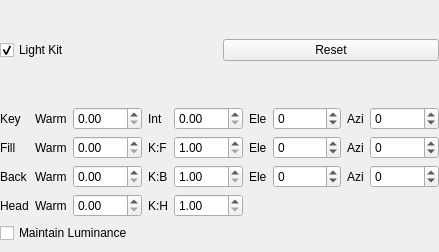
<?xml version="1.0" encoding="UTF-8"?>
<ui version="4.0">
 <class>LightsEditor</class>
 <widget class="QWidget" name="LightsEditor">
  <property name="geometry">
   <rect>
    <x>0</x>
    <y>0</y>
    <width>439</width>
    <height>252</height>
   </rect>
  </property>
  <property name="sizePolicy">
   <sizepolicy hsizetype="Preferred" vsizetype="Minimum">
    <horstretch>0</horstretch>
    <verstretch>0</verstretch>
   </sizepolicy>
  </property>
  <property name="windowTitle">
   <string>Lights Editor</string>
  </property>
  <layout class="QVBoxLayout" name="verticalLayout">
   <property name="leftMargin">
    <number>0</number>
   </property>
   <property name="topMargin">
    <number>0</number>
   </property>
   <property name="rightMargin">
    <number>0</number>
   </property>
   <property name="bottomMargin">
    <number>9</number>
   </property>
   <item>
    <widget class="QWidget" name="LightKitControls" native="true">
     <property name="minimumSize">
      <size>
       <width>0</width>
       <height>0</height>
      </size>
     </property>
     <layout class="QHBoxLayout" name="anotherHBoxLayout">
      <property name="leftMargin">
       <number>0</number>
      </property>
      <property name="topMargin">
       <number>0</number>
      </property>
      <property name="rightMargin">
       <number>0</number>
      </property>
      <property name="bottomMargin">
       <number>0</number>
      </property>
      <item>
       <widget class="QCheckBox" name="LightKit">
        <property name="toolTip">
         <string>A simple lighting kit</string>
        </property>
        <property name="whatsThis">
         <string>Turn on or off all the lights in the lighting kit.</string>
        </property>
        <property name="text">
         <string>Light Kit</string>
        </property>
        <property name="checked">
         <bool>true</bool>
        </property>
       </widget>
      </item>
      <item>
       <widget class="QPushButton" name="Reset">
        <property name="toolTip">
         <string>Reset lights to their default values</string>
        </property>
        <property name="text">
         <string>Reset</string>
        </property>
       </widget>
      </item>
     </layout>
    </widget>
   </item>
   <item>
    <widget class="QWidget" name="lightKitParams" native="true">
     <layout class="QGridLayout" name="gridLayout">
      <property name="leftMargin">
       <number>0</number>
      </property>
      <property name="topMargin">
       <number>0</number>
      </property>
      <property name="rightMargin">
       <number>0</number>
      </property>
      <property name="bottomMargin">
       <number>0</number>
      </property>
      <item row="3" column="0">
       <widget class="QLabel" name="backLabel">
        <property name="toolTip">
         <string>Back Light Parameters</string>
        </property>
        <property name="whatsThis">
         <string>The two back lights, one on the left of the object as seen from the observer and one on the right, fill on the high-contrast areas behind the object. </string>
        </property>
        <property name="text">
         <string>Back</string>
        </property>
       </widget>
      </item>
      <item row="4" column="4">
       <widget class="QDoubleSpinBox" name="HeadLightK_H_Ratio">
        <property name="sizePolicy">
         <sizepolicy hsizetype="Minimum" vsizetype="Fixed">
          <horstretch>1</horstretch>
          <verstretch>0</verstretch>
         </sizepolicy>
        </property>
        <property name="toolTip">
         <string>Key-to-Head Ratio</string>
        </property>
        <property name="whatsThis">
         <string>Set the Key-to-Head ratio. Similar to the Key-to-Fill ratio, this ratio controls how bright the headlight light is compared to the key light: larger values correspond to a dimmer headlight light. The headlight is special kind of fill light, lighting only the parts of the object that the camera can see. As such, a headlight tends to reduce the contrast of a scene. It can be used to fill in &quot;shadows&quot; of the object missed by the key and fill lights. The headlight should always be significantly dimmer than the key light: ratios of 2 to 15 are typical.</string>
        </property>
        <property name="minimum">
         <double>1.000000000000000</double>
        </property>
        <property name="singleStep">
         <double>0.500000000000000</double>
        </property>
       </widget>
      </item>
      <item row="2" column="1">
       <widget class="QLabel" name="fillWarmthLabel">
        <property name="toolTip">
         <string>Fill Light Warmth</string>
        </property>
        <property name="whatsThis">
         <string>The &quot;Warmth&quot; of the Fill Light. Warmth is a parameter that varies from 0 to 1, where 0 is &quot;cold&quot; (looks icy or lit by a very blue sky), 1 is &quot;warm&quot; (the red of a very red sunset, or the embers of a campfire), and 0.5 is a neutral white. The warmth scale is non-linear. Warmth values close to 0.5 are subtly &quot;warmer&quot; or &quot;cooler,&quot; much like a warmer tungsten incandescent bulb, a cooler halogen, or daylight (cooler still). Moving further away from 0.5, colors become more quickly varying towards blues and reds. With regards to aesthetics, extremes of warmth should be used sparingly. </string>
        </property>
        <property name="text">
         <string>Warm</string>
        </property>
       </widget>
      </item>
      <item row="2" column="7">
       <widget class="QLabel" name="fillAzimuthLabel">
        <property name="toolTip">
         <string>Fill Light Azimuth</string>
        </property>
        <property name="whatsThis">
         <string>The Fill Light Azimuth. For simplicity, the position of lights in the LightKit can only be specified using angles: the elevation (latitude) and azimuth (longitude) of each light with respect to the camera, expressed in degrees. (Lights always shine on the camera's lookat point.) For example, a light at (elevation=0, azimuth=0) is located at the camera (a headlight). A light at (elevation=90, azimuth=0) is above the lookat point, shining down. Negative azimuth values move the lights clockwise as seen above, positive values counter-clockwise. So, a light at (elevation=45, azimuth=-20) is above and in front of the object and shining slightly from the left side.</string>
        </property>
        <property name="text">
         <string>Azi</string>
        </property>
       </widget>
      </item>
      <item row="1" column="7">
       <widget class="QLabel" name="keyAzimuthLabel">
        <property name="toolTip">
         <string>Key Light Azimuth</string>
        </property>
        <property name="whatsThis">
         <string>The Key Light Azimuth. For simplicity, the position of lights in the LightKit can only be specified using angles: the elevation (latitude) and azimuth (longitude) of each light with respect to the camera, expressed in degrees. (Lights always shine on the camera's lookat point.) For example, a light at (elevation=0, azimuth=0) is located at the camera (a headlight). A light at (elevation=90, azimuth=0) is above the lookat point, shining down. Negative azimuth values move the lights clockwise as seen above, positive values counter-clockwise. So, a light at (elevation=45, azimuth=-20) is above and in front of the object and shining slightly from the left side.</string>
        </property>
        <property name="text">
         <string>Azi</string>
        </property>
       </widget>
      </item>
      <item row="3" column="6">
       <widget class="QDoubleSpinBox" name="BackLightElevation">
        <property name="sizePolicy">
         <sizepolicy hsizetype="Minimum" vsizetype="Fixed">
          <horstretch>1</horstretch>
          <verstretch>0</verstretch>
         </sizepolicy>
        </property>
        <property name="toolTip">
         <string>Back Light Elevation</string>
        </property>
        <property name="whatsThis">
         <string>The Back Light Elevation. For simplicity, the position of lights in the LightKit can only be specified using angles: the elevation (latitude) and azimuth (longitude) of each light with respect to the camera, expressed in degrees. (Lights always shine on the camera's lookat point.) For example, a light at (elevation=0, azimuth=0) is located at the camera (a headlight). A light at (elevation=90, azimuth=0) is above the lookat point, shining down. Negative azimuth values move the lights clockwise as seen above, positive values counter-clockwise. So, a light at (elevation=45, azimuth=-20) is above and in front of the object and shining slightly from the left side.</string>
        </property>
        <property name="decimals">
         <number>0</number>
        </property>
        <property name="minimum">
         <double>-90.000000000000000</double>
        </property>
        <property name="maximum">
         <double>90.000000000000000</double>
        </property>
        <property name="singleStep">
         <double>10.000000000000000</double>
        </property>
       </widget>
      </item>
      <item row="1" column="4">
       <widget class="QDoubleSpinBox" name="KeyLightIntensity">
        <property name="sizePolicy">
         <sizepolicy hsizetype="Minimum" vsizetype="Fixed">
          <horstretch>1</horstretch>
          <verstretch>0</verstretch>
         </sizepolicy>
        </property>
        <property name="toolTip">
         <string>Key Light Intensity</string>
        </property>
        <property name="whatsThis">
         <string>The Intensity of the Key Light.  0 = off and 1 = full intensity.</string>
        </property>
        <property name="maximum">
         <double>1.000000000000000</double>
        </property>
        <property name="singleStep">
         <double>0.100000000000000</double>
        </property>
       </widget>
      </item>
      <item row="3" column="4">
       <widget class="QDoubleSpinBox" name="BackLightK_B_Ratio">
        <property name="sizePolicy">
         <sizepolicy hsizetype="Minimum" vsizetype="Fixed">
          <horstretch>1</horstretch>
          <verstretch>0</verstretch>
         </sizepolicy>
        </property>
        <property name="toolTip">
         <string>Key-to-Back Ratio</string>
        </property>
        <property name="whatsThis">
         <string>Set the Key-to-Back Ratio. This ratio controls how bright the back lights are compared to the key light: larger values correspond to dimmer back lights. The back lights fill in the remaining high-contrast regions behind the object. Values between 2 and 10 are good.</string>
        </property>
        <property name="minimum">
         <double>1.000000000000000</double>
        </property>
        <property name="singleStep">
         <double>0.500000000000000</double>
        </property>
       </widget>
      </item>
      <item row="4" column="1">
       <widget class="QLabel" name="headWarmthLabel">
        <property name="toolTip">
         <string>Headlight Warmth</string>
        </property>
        <property name="whatsThis">
         <string>The &quot;Warmth&quot; of the Headlight. Warmth is a parameter that varies from 0 to 1, where 0 is &quot;cold&quot; (looks icy or lit by a very blue sky), 1 is &quot;warm&quot; (the red of a very red sunset, or the embers of a campfire), and 0.5 is a neutral white. The warmth scale is non-linear. Warmth values close to 0.5 are subtly &quot;warmer&quot; or &quot;cooler,&quot; much like a warmer tungsten incandescent bulb, a cooler halogen, or daylight (cooler still). Moving further away from 0.5, colors become more quickly varying towards blues and reds. With regards to aesthetics, extremes of warmth should be used sparingly. </string>
        </property>
        <property name="text">
         <string>Warm</string>
        </property>
       </widget>
      </item>
      <item row="1" column="2">
       <widget class="QDoubleSpinBox" name="KeyLightWarmth">
        <property name="sizePolicy">
         <sizepolicy hsizetype="Minimum" vsizetype="Fixed">
          <horstretch>1</horstretch>
          <verstretch>0</verstretch>
         </sizepolicy>
        </property>
        <property name="toolTip">
         <string>Key Light Warmth</string>
        </property>
        <property name="whatsThis">
         <string>The &quot;Warmth&quot; of the Key Light. Warmth is a parameter that varies from 0 to 1, where 0 is &quot;cold&quot; (looks icy or lit by a very blue sky), 1 is &quot;warm&quot; (the red of a very red sunset, or the embers of a campfire), and 0.5 is a neutral white. The warmth scale is non-linear. Warmth values close to 0.5 are subtly &quot;warmer&quot; or &quot;cooler,&quot; much like a warmer tungsten incandescent bulb, a cooler halogen, or daylight (cooler still). Moving further away from 0.5, colors become more quickly varying towards blues and reds. With regards to aesthetics, extremes of warmth should be used sparingly. </string>
        </property>
        <property name="buttonSymbols">
         <enum>QAbstractSpinBox::UpDownArrows</enum>
        </property>
        <property name="maximum">
         <double>1.000000000000000</double>
        </property>
        <property name="singleStep">
         <double>0.100000000000000</double>
        </property>
       </widget>
      </item>
      <item row="2" column="0">
       <widget class="QLabel" name="fillLabel">
        <property name="toolTip">
         <string>Fill Light Parameters</string>
        </property>
        <property name="whatsThis">
         <string>The fill light is usually positioned across from or opposite from the key light (though still on the same side of the object as the camera) in order to simulate diffuse reflections from other objects in the scene.</string>
        </property>
        <property name="text">
         <string>Fill</string>
        </property>
       </widget>
      </item>
      <item row="2" column="8">
       <widget class="QDoubleSpinBox" name="FillLightAzimuth">
        <property name="sizePolicy">
         <sizepolicy hsizetype="Minimum" vsizetype="Fixed">
          <horstretch>1</horstretch>
          <verstretch>0</verstretch>
         </sizepolicy>
        </property>
        <property name="toolTip">
         <string>Fill Light Azimuth</string>
        </property>
        <property name="whatsThis">
         <string>The Fill Light Azimuth. For simplicity, the position of lights in the LightKit can only be specified using angles: the elevation (latitude) and azimuth (longitude) of each light with respect to the camera, expressed in degrees. (Lights always shine on the camera's lookat point.) For example, a light at (elevation=0, azimuth=0) is located at the camera (a headlight). A light at (elevation=90, azimuth=0) is above the lookat point, shining down. Negative azimuth values move the lights clockwise as seen above, positive values counter-clockwise. So, a light at (elevation=45, azimuth=-20) is above and in front of the object and shining slightly from the left side.</string>
        </property>
        <property name="decimals">
         <number>0</number>
        </property>
        <property name="minimum">
         <double>-180.000000000000000</double>
        </property>
        <property name="maximum">
         <double>180.000000000000000</double>
        </property>
        <property name="singleStep">
         <double>10.000000000000000</double>
        </property>
       </widget>
      </item>
      <item row="2" column="6">
       <widget class="QDoubleSpinBox" name="FillLightElevation">
        <property name="sizePolicy">
         <sizepolicy hsizetype="Minimum" vsizetype="Fixed">
          <horstretch>1</horstretch>
          <verstretch>0</verstretch>
         </sizepolicy>
        </property>
        <property name="toolTip">
         <string>Fill Light Elevation</string>
        </property>
        <property name="whatsThis">
         <string>The Fill Light Elevation. For simplicity, the position of lights in the LightKit can only be specified using angles: the elevation (latitude) and azimuth (longitude) of each light with respect to the camera, expressed in degrees. (Lights always shine on the camera's lookat point.) For example, a light at (elevation=0, azimuth=0) is located at the camera (a headlight). A light at (elevation=90, azimuth=0) is above the lookat point, shining down. Negative azimuth values move the lights clockwise as seen above, positive values counter-clockwise. So, a light at (elevation=45, azimuth=-20) is above and in front of the object and shining slightly from the left side.</string>
        </property>
        <property name="decimals">
         <number>0</number>
        </property>
        <property name="minimum">
         <double>-90.000000000000000</double>
        </property>
        <property name="maximum">
         <double>90.000000000000000</double>
        </property>
        <property name="singleStep">
         <double>10.000000000000000</double>
        </property>
       </widget>
      </item>
      <item row="1" column="6">
       <widget class="QDoubleSpinBox" name="KeyLightElevation">
        <property name="sizePolicy">
         <sizepolicy hsizetype="Minimum" vsizetype="Fixed">
          <horstretch>1</horstretch>
          <verstretch>0</verstretch>
         </sizepolicy>
        </property>
        <property name="toolTip">
         <string>Key Light Elevation</string>
        </property>
        <property name="whatsThis">
         <string>The Key Light Elevation. For simplicity, the position of lights in the LightKit can only be specified using angles: the elevation (latitude) and azimuth (longitude) of each light with respect to the camera, expressed in degrees. (Lights always shine on the camera's lookat point.) For example, a light at (elevation=0, azimuth=0) is located at the camera (a headlight). A light at (elevation=90, azimuth=0) is above the lookat point, shining down. Negative azimuth values move the lights clockwise as seen above, positive values counter-clockwise. So, a light at (elevation=45, azimuth=-20) is above and in front of the object and shining slightly from the left side.</string>
        </property>
        <property name="decimals">
         <number>0</number>
        </property>
        <property name="minimum">
         <double>-90.000000000000000</double>
        </property>
        <property name="maximum">
         <double>90.000000000000000</double>
        </property>
        <property name="singleStep">
         <double>10.000000000000000</double>
        </property>
       </widget>
      </item>
      <item row="1" column="0">
       <widget class="QLabel" name="keyLabel">
        <property name="toolTip">
         <string>Key Light Parameters</string>
        </property>
        <property name="whatsThis">
         <string>The Key Light is the main light.  It is usually positioned so that it appears like an overhead light (like the sun or a ceiling light).  It is generally positioned to shine down from about a 45 degree angle vertically and at least a little offset side to side.  The key light is usually at least about twice as bright as the total of all other lights in the scene to provide good modeling of object features.</string>
        </property>
        <property name="text">
         <string>Key</string>
        </property>
       </widget>
      </item>
      <item row="1" column="8">
       <widget class="QDoubleSpinBox" name="KeyLightAzimuth">
        <property name="sizePolicy">
         <sizepolicy hsizetype="Minimum" vsizetype="Fixed">
          <horstretch>1</horstretch>
          <verstretch>0</verstretch>
         </sizepolicy>
        </property>
        <property name="toolTip">
         <string>Key Light Azimuth</string>
        </property>
        <property name="whatsThis">
         <string>The Key Light Azimuth. For simplicity, the position of lights in the LightKit can only be specified using angles: the elevation (latitude) and azimuth (longitude) of each light with respect to the camera, expressed in degrees. (Lights always shine on the camera's lookat point.) For example, a light at (elevation=0, azimuth=0) is located at the camera (a headlight). A light at (elevation=90, azimuth=0) is above the lookat point, shining down. Negative azimuth values move the lights clockwise as seen above, positive values counter-clockwise. So, a light at (elevation=45, azimuth=-20) is above and in front of the object and shining slightly from the left side.</string>
        </property>
        <property name="decimals">
         <number>0</number>
        </property>
        <property name="minimum">
         <double>-180.000000000000000</double>
        </property>
        <property name="maximum">
         <double>180.000000000000000</double>
        </property>
        <property name="singleStep">
         <double>10.000000000000000</double>
        </property>
       </widget>
      </item>
      <item row="4" column="3">
       <widget class="QLabel" name="headRatioLabel">
        <property name="toolTip">
         <string>Key-to-Head Ratio</string>
        </property>
        <property name="whatsThis">
         <string>Set the Key-to-Head ratio. Similar to the Key-to-Fill ratio, this ratio controls how bright the headlight light is compared to the key light: larger values correspond to a dimmer headlight light. The headlight is special kind of fill light, lighting only the parts of the object that the camera can see. As such, a headlight tends to reduce the contrast of a scene. It can be used to fill in &quot;shadows&quot; of the object missed by the key and fill lights. The headlight should always be significantly dimmer than the key light: ratios of 2 to 15 are typical.</string>
        </property>
        <property name="text">
         <string>K:H</string>
        </property>
       </widget>
      </item>
      <item row="4" column="2">
       <widget class="QDoubleSpinBox" name="HeadLightWarmth">
        <property name="sizePolicy">
         <sizepolicy hsizetype="Minimum" vsizetype="Fixed">
          <horstretch>1</horstretch>
          <verstretch>0</verstretch>
         </sizepolicy>
        </property>
        <property name="toolTip">
         <string>Headlight Warmth</string>
        </property>
        <property name="whatsThis">
         <string>The &quot;Warmth&quot; of the Headlight. Warmth is a parameter that varies from 0 to 1, where 0 is &quot;cold&quot; (looks icy or lit by a very blue sky), 1 is &quot;warm&quot; (the red of a very red sunset, or the embers of a campfire), and 0.5 is a neutral white. The warmth scale is non-linear. Warmth values close to 0.5 are subtly &quot;warmer&quot; or &quot;cooler,&quot; much like a warmer tungsten incandescent bulb, a cooler halogen, or daylight (cooler still). Moving further away from 0.5, colors become more quickly varying towards blues and reds. With regards to aesthetics, extremes of warmth should be used sparingly. </string>
        </property>
        <property name="maximum">
         <double>1.000000000000000</double>
        </property>
        <property name="singleStep">
         <double>0.100000000000000</double>
        </property>
       </widget>
      </item>
      <item row="2" column="5">
       <widget class="QLabel" name="fillElevationLabel">
        <property name="toolTip">
         <string>Fill Light Elevation</string>
        </property>
        <property name="whatsThis">
         <string>The Fill Light Elevation. For simplicity, the position of lights in the LightKit can only be specified using angles: the elevation (latitude) and azimuth (longitude) of each light with respect to the camera, expressed in degrees. (Lights always shine on the camera's lookat point.) For example, a light at (elevation=0, azimuth=0) is located at the camera (a headlight). A light at (elevation=90, azimuth=0) is above the lookat point, shining down. Negative azimuth values move the lights clockwise as seen above, positive values counter-clockwise. So, a light at (elevation=45, azimuth=-20) is above and in front of the object and shining slightly from the left side.</string>
        </property>
        <property name="text">
         <string>Ele</string>
        </property>
       </widget>
      </item>
      <item row="2" column="3">
       <widget class="QLabel" name="fillRatioLabel">
        <property name="toolTip">
         <string>Key-to-Fill Ratio</string>
        </property>
        <property name="whatsThis">
         <string>Set the Key-to-Fill Ratio. This ratio controls how bright the fill light is compared to the key light: larger values correspond to a dimmer fill light. The purpose of the fill light is to light parts of the object not lit by the key light, while still maintaining contrast. This type of lighting may correspond to indirect illumination from the key light, bounced off a wall, floor, or other object. The fill light should never be brighter than the key light: a good range for the key-to-fill ratio is between 2 and 10.</string>
        </property>
        <property name="text">
         <string>K:F</string>
        </property>
       </widget>
      </item>
      <item row="1" column="3">
       <widget class="QLabel" name="keyIntensityLabel">
        <property name="toolTip">
         <string>Key Light Intensity</string>
        </property>
        <property name="whatsThis">
         <string>The Intensity of the Key Light.  0 = off and 1 = full intensity.</string>
        </property>
        <property name="text">
         <string>Int</string>
        </property>
       </widget>
      </item>
      <item row="4" column="0">
       <widget class="QLabel" name="headLabel">
        <property name="toolTip">
         <string>Headlight Parameters</string>
        </property>
        <property name="whatsThis">
         <string>The headlight, always located at the position of the camera, reduces the contrast between areas lit by the key and fill light. </string>
        </property>
        <property name="text">
         <string>Head</string>
        </property>
       </widget>
      </item>
      <item row="2" column="2">
       <widget class="QDoubleSpinBox" name="FillLightWarmth">
        <property name="sizePolicy">
         <sizepolicy hsizetype="Minimum" vsizetype="Fixed">
          <horstretch>1</horstretch>
          <verstretch>0</verstretch>
         </sizepolicy>
        </property>
        <property name="toolTip">
         <string>Fill Light Warmth</string>
        </property>
        <property name="whatsThis">
         <string>The &quot;Warmth&quot; of the Fill Light. Warmth is a parameter that varies from 0 to 1, where 0 is &quot;cold&quot; (looks icy or lit by a very blue sky), 1 is &quot;warm&quot; (the red of a very red sunset, or the embers of a campfire), and 0.5 is a neutral white. The warmth scale is non-linear. Warmth values close to 0.5 are subtly &quot;warmer&quot; or &quot;cooler,&quot; much like a warmer tungsten incandescent bulb, a cooler halogen, or daylight (cooler still). Moving further away from 0.5, colors become more quickly varying towards blues and reds. With regards to aesthetics, extremes of warmth should be used sparingly. </string>
        </property>
        <property name="maximum">
         <double>1.000000000000000</double>
        </property>
        <property name="singleStep">
         <double>0.100000000000000</double>
        </property>
       </widget>
      </item>
      <item row="3" column="8">
       <widget class="QDoubleSpinBox" name="BackLightAzimuth">
        <property name="sizePolicy">
         <sizepolicy hsizetype="Minimum" vsizetype="Fixed">
          <horstretch>1</horstretch>
          <verstretch>0</verstretch>
         </sizepolicy>
        </property>
        <property name="toolTip">
         <string>Back Light Azimuth</string>
        </property>
        <property name="whatsThis">
         <string>The Back Light Azimuth. For simplicity, the position of lights in the LightKit can only be specified using angles: the elevation (latitude) and azimuth (longitude) of each light with respect to the camera, expressed in degrees. (Lights always shine on the camera's lookat point.) For example, a light at (elevation=0, azimuth=0) is located at the camera (a headlight). A light at (elevation=90, azimuth=0) is above the lookat point, shining down. Negative azimuth values move the lights clockwise as seen above, positive values counter-clockwise. So, a light at (elevation=45, azimuth=-20) is above and in front of the object and shining slightly from the left side.</string>
        </property>
        <property name="decimals">
         <number>0</number>
        </property>
        <property name="minimum">
         <double>-180.000000000000000</double>
        </property>
        <property name="maximum">
         <double>180.000000000000000</double>
        </property>
        <property name="singleStep">
         <double>10.000000000000000</double>
        </property>
       </widget>
      </item>
      <item row="3" column="5">
       <widget class="QLabel" name="backElevationLabel">
        <property name="toolTip">
         <string>Back Light Elevation</string>
        </property>
        <property name="whatsThis">
         <string>The Back Light Elevation. For simplicity, the position of lights in the LightKit can only be specified using angles: the elevation (latitude) and azimuth (longitude) of each light with respect to the camera, expressed in degrees. (Lights always shine on the camera's lookat point.) For example, a light at (elevation=0, azimuth=0) is located at the camera (a headlight). A light at (elevation=90, azimuth=0) is above the lookat point, shining down. Negative azimuth values move the lights clockwise as seen above, positive values counter-clockwise. So, a light at (elevation=45, azimuth=-20) is above and in front of the object and shining slightly from the left side.</string>
        </property>
        <property name="text">
         <string>Ele</string>
        </property>
       </widget>
      </item>
      <item row="3" column="3">
       <widget class="QLabel" name="backRatioLabel">
        <property name="toolTip">
         <string>Key-to-Back Ratio</string>
        </property>
        <property name="whatsThis">
         <string>Set the Key-to-Back Ratio. This ratio controls how bright the back lights are compared to the key light: larger values correspond to dimmer back lights. The back lights fill in the remaining high-contrast regions behind the object. Values between 2 and 10 are good.</string>
        </property>
        <property name="text">
         <string>K:B</string>
        </property>
       </widget>
      </item>
      <item row="1" column="5">
       <widget class="QLabel" name="keyElevationLabel">
        <property name="toolTip">
         <string>Key Light Elevation</string>
        </property>
        <property name="whatsThis">
         <string>The Key Light Elevation. For simplicity, the position of lights in the LightKit can only be specified using angles: the elevation (latitude) and azimuth (longitude) of each light with respect to the camera, expressed in degrees. (Lights always shine on the camera's lookat point.) For example, a light at (elevation=0, azimuth=0) is located at the camera (a headlight). A light at (elevation=90, azimuth=0) is above the lookat point, shining down. Negative azimuth values move the lights clockwise as seen above, positive values counter-clockwise. So, a light at (elevation=45, azimuth=-20) is above and in front of the object and shining slightly from the left side.</string>
        </property>
        <property name="text">
         <string>Ele</string>
        </property>
       </widget>
      </item>
      <item row="1" column="1">
       <widget class="QLabel" name="keyWarmthLabel">
        <property name="toolTip">
         <string>Key Light Warmth</string>
        </property>
        <property name="whatsThis">
         <string>The &quot;Warmth&quot; of the Key Light. Warmth is a parameter that varies from 0 to 1, where 0 is &quot;cold&quot; (looks icy or lit by a very blue sky), 1 is &quot;warm&quot; (the red of a very red sunset, or the embers of a campfire), and 0.5 is a neutral white. The warmth scale is non-linear. Warmth values close to 0.5 are subtly &quot;warmer&quot; or &quot;cooler,&quot; much like a warmer tungsten incandescent bulb, a cooler halogen, or daylight (cooler still). Moving further away from 0.5, colors become more quickly varying towards blues and reds. With regards to aesthetics, extremes of warmth should be used sparingly. </string>
        </property>
        <property name="text">
         <string>Warm</string>
        </property>
       </widget>
      </item>
      <item row="3" column="1">
       <widget class="QLabel" name="backWarmthLabel">
        <property name="toolTip">
         <string>Back Light Warmth</string>
        </property>
        <property name="whatsThis">
         <string>The &quot;Warmth&quot; of the Back Light. Warmth is a parameter that varies from 0 to 1, where 0 is &quot;cold&quot; (looks icy or lit by a very blue sky), 1 is &quot;warm&quot; (the red of a very red sunset, or the embers of a campfire), and 0.5 is a neutral white. The warmth scale is non-linear. Warmth values close to 0.5 are subtly &quot;warmer&quot; or &quot;cooler,&quot; much like a warmer tungsten incandescent bulb, a cooler halogen, or daylight (cooler still). Moving further away from 0.5, colors become more quickly varying towards blues and reds. With regards to aesthetics, extremes of warmth should be used sparingly. </string>
        </property>
        <property name="text">
         <string>Warm</string>
        </property>
       </widget>
      </item>
      <item row="3" column="7">
       <widget class="QLabel" name="backAzimuthLabel">
        <property name="toolTip">
         <string>Back Light Azimuth</string>
        </property>
        <property name="whatsThis">
         <string>The Back Light Azimuth. For simplicity, the position of lights in the LightKit can only be specified using angles: the elevation (latitude) and azimuth (longitude) of each light with respect to the camera, expressed in degrees. (Lights always shine on the camera's lookat point.) For example, a light at (elevation=0, azimuth=0) is located at the camera (a headlight). A light at (elevation=90, azimuth=0) is above the lookat point, shining down. Negative azimuth values move the lights clockwise as seen above, positive values counter-clockwise. So, a light at (elevation=45, azimuth=-20) is above and in front of the object and shining slightly from the left side.</string>
        </property>
        <property name="text">
         <string>Azi</string>
        </property>
       </widget>
      </item>
      <item row="5" column="0" colspan="4">
       <widget class="QCheckBox" name="MaintainLuminance">
        <property name="toolTip">
         <string>Toggle constant perceptual brightness.</string>
        </property>
        <property name="whatsThis">
         <string>If Maintain Luminance is set, the LightKit will attempt to maintain the apparent intensity of lights based on their perceptual brightnesses.</string>
        </property>
        <property name="text">
         <string>Maintain Luminance</string>
        </property>
       </widget>
      </item>
      <item row="3" column="2">
       <widget class="QDoubleSpinBox" name="BackLightWarmth">
        <property name="sizePolicy">
         <sizepolicy hsizetype="Minimum" vsizetype="Fixed">
          <horstretch>1</horstretch>
          <verstretch>0</verstretch>
         </sizepolicy>
        </property>
        <property name="toolTip">
         <string>Back Light Warmth</string>
        </property>
        <property name="whatsThis">
         <string>The &quot;Warmth&quot; of the Back Light. Warmth is a parameter that varies from 0 to 1, where 0 is &quot;cold&quot; (looks icy or lit by a very blue sky), 1 is &quot;warm&quot; (the red of a very red sunset, or the embers of a campfire), and 0.5 is a neutral white. The warmth scale is non-linear. Warmth values close to 0.5 are subtly &quot;warmer&quot; or &quot;cooler,&quot; much like a warmer tungsten incandescent bulb, a cooler halogen, or daylight (cooler still). Moving further away from 0.5, colors become more quickly varying towards blues and reds. With regards to aesthetics, extremes of warmth should be used sparingly. </string>
        </property>
        <property name="maximum">
         <double>1.000000000000000</double>
        </property>
        <property name="singleStep">
         <double>0.100000000000000</double>
        </property>
       </widget>
      </item>
      <item row="2" column="4">
       <widget class="QDoubleSpinBox" name="FillLightK_F_Ratio">
        <property name="sizePolicy">
         <sizepolicy hsizetype="Minimum" vsizetype="Fixed">
          <horstretch>1</horstretch>
          <verstretch>0</verstretch>
         </sizepolicy>
        </property>
        <property name="toolTip">
         <string>Key-to-Fill Ratio</string>
        </property>
        <property name="whatsThis">
         <string>Set the Key-to-Fill Ratio. This ratio controls how bright the fill light is compared to the key light: larger values correspond to a dimmer fill light. The purpose of the fill light is to light parts of the object not lit by the key light, while still maintaining contrast. This type of lighting may correspond to indirect illumination from the key light, bounced off a wall, floor, or other object. The fill light should never be brighter than the key light: a good range for the key-to-fill ratio is between 2 and 10.</string>
        </property>
        <property name="minimum">
         <double>1.000000000000000</double>
        </property>
        <property name="singleStep">
         <double>0.500000000000000</double>
        </property>
       </widget>
      </item>
     </layout>
    </widget>
   </item>
  </layout>
 </widget>
 <tabstops>
  <tabstop>KeyLightWarmth</tabstop>
  <tabstop>KeyLightIntensity</tabstop>
  <tabstop>KeyLightElevation</tabstop>
  <tabstop>KeyLightAzimuth</tabstop>
  <tabstop>FillLightWarmth</tabstop>
  <tabstop>FillLightK_F_Ratio</tabstop>
  <tabstop>FillLightElevation</tabstop>
  <tabstop>FillLightAzimuth</tabstop>
  <tabstop>BackLightWarmth</tabstop>
  <tabstop>BackLightK_B_Ratio</tabstop>
  <tabstop>BackLightElevation</tabstop>
  <tabstop>BackLightAzimuth</tabstop>
  <tabstop>HeadLightWarmth</tabstop>
  <tabstop>HeadLightK_H_Ratio</tabstop>
 </tabstops>
 <resources/>
 <connections>
  <connection>
   <sender>LightKit</sender>
   <signal>toggled(bool)</signal>
   <receiver>lightKitParams</receiver>
   <slot>setVisible(bool)</slot>
   <hints>
    <hint type="sourcelabel">
     <x>28</x>
     <y>11</y>
    </hint>
    <hint type="destinationlabel">
     <x>30</x>
     <y>35</y>
    </hint>
   </hints>
  </connection>
 </connections>
 <slots>
  <slot>resetLights()</slot>
 </slots>
</ui>
